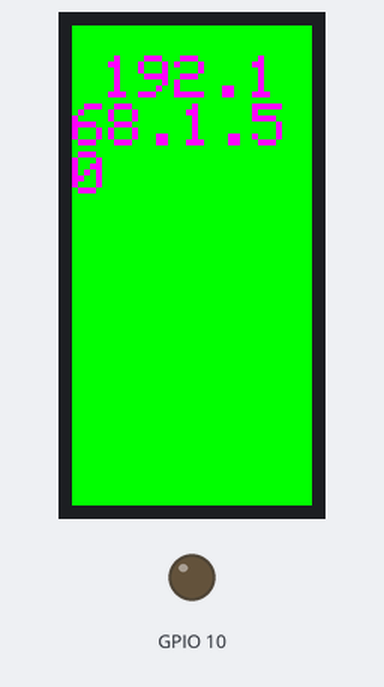
Bench run of a sketch on a simulated ESP32-S3. Parts: 80×160 colour display, output pins drawn as LEDs (lit = HIGH). WiFi joins after 1.5 s; servers stay silent unless stated; what the sketch prints to the serial monitor is not drawn.

Above: at 1.7 s.

The sketch:

m5UDP.ino
```cpp
#include <M5StickC.h>
#include <WiFi.h>
#include <WiFiUdp.h>

const char* ssid = "colocar-o-nome-da-sua-rede";
const char* senha = "colocar-senha-da-sua-rede";
unsigned int localPort = 8888;
char pacote[10];

//separado com vírgula mesmo!
IPAddress ip(192,168,0,202);
IPAddress gateway(192,168,0,1);
IPAddress subnet(255,255,255,0);

WiFiUDP conexao;

void setup() {
  pinMode(10, OUTPUT);
  Serial.begin(9600);
  M5.begin();
  M5.Lcd.fillScreen(GREEN);
  M5.Lcd.setTextColor(PINK);
  M5.Lcd.setTextSize(2);

  WiFi.mode(WIFI_STA);
  WiFi.begin(ssid, senha);

  if (!WiFi.config(ip,gateway,subnet)){
    Serial.println("Falha ao configurar IP");
  }

  Serial.print("IP: ");
  Serial.println(WiFi.localIP());

  while(WiFi.waitForConnectResult() != WL_CONNECTED){
    Serial.println("Conexao Falhou!");
    WiFi.begin(ssid, senha);
    delay(100);
  }
  Serial.print("IP: ");
  Serial.println(WiFi.localIP());
  M5.Lcd.setCursor(10, 10);
  M5.Lcd.println(WiFi.localIP());
  conexao.begin(localPort);
}

void loop() {
  int tamanhoPacote = conexao.parsePacket();

  if (tamanhoPacote){
    Serial.println(tamanhoPacote);
    conexao.read(pacote, 5);
    Serial.println(pacote);
    M5.Lcd.println(pacote);

    if (strcmp("DW10H", pacote) == 0){
      digitalWrite(10, HIGH);
      Serial.println("Desligado");
      M5.Lcd.println("Desligado");
    }else if (strcmp("DW10L", pacote) == 0 ){
      digitalWrite(10, LOW);
      Serial.println("Ligado");
      M5.Lcd.println("Ligado");
    }
  }
  conexao.flush();
}
```
